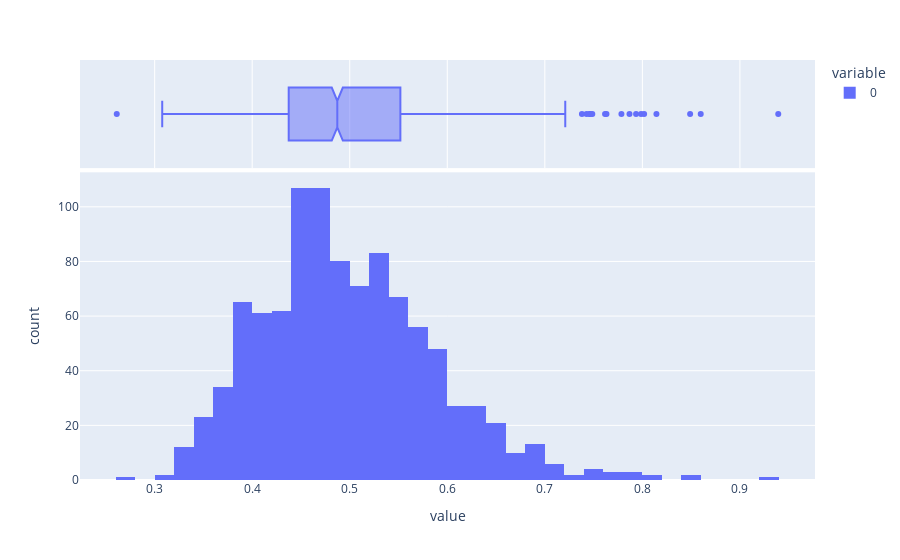

The code cell stored with this chart in its notebook:
### Code cell
fig = px.histogram(data_ic['Lq']['Amostras'], marginal="box")
fig.show()

### Figure 1 — Plotly figure (JSON) as saved in the notebook; plotly's stock layout.template omitted (floating-point values rounded to 4 significant figures; data arrays with more than 128 entries replaced by an {"elided": "..."} marker saying what was removed)
{"data": [{"alignmentgroup": "True", "bingroup": "x", "hovertemplate": "variable=0<br>value=%{x}<br>count=%{y}<extra></extra>", "legendgroup": "0", "marker": {"color": "#636efa", "pattern": {"shape": ""}}, "name": "0", "offsetgroup": "0", "orientation": "v", "showlegend": true, "type": "histogram", "x": {"elided": "1000 float values"}, "xaxis": "x", "yaxis": "y"}, {"alignmentgroup": "True", "hovertemplate": "variable=0<br>value=%{x}<extra></extra>", "legendgroup": "0", "marker": {"color": "#636efa"}, "name": "0", "notched": true, "offsetgroup": "0", "showlegend": false, "type": "box", "x": {"elided": "1000 float values"}, "xaxis": "x2", "yaxis": "y2"}], "layout": {"barmode": "relative", "legend": {"title": {"text": "variable"}, "tracegroupgap": 0}, "margin": {"t": 60}, "xaxis": {"anchor": "y", "domain": [0, 1], "title": {"text": "value"}}, "xaxis2": {"anchor": "y2", "domain": [0, 1], "matches": "x", "showgrid": true, "showticklabels": false}, "yaxis": {"anchor": "x", "domain": [0, 0.7326], "title": {"text": "count"}}, "yaxis2": {"anchor": "x2", "domain": [0.7426, 1], "matches": "y2", "showgrid": false, "showline": false, "showticklabels": false, "ticks": ""}}}
